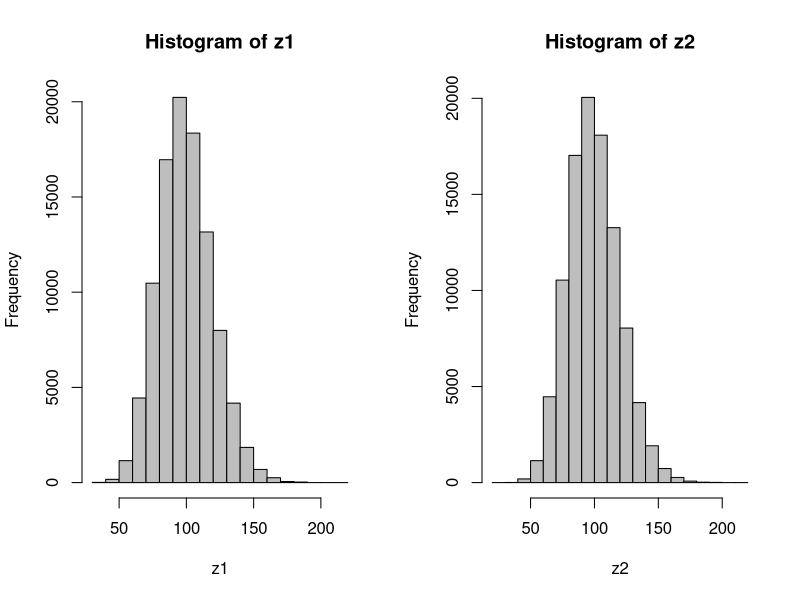

Write R code to recreate this figure.
## ---- chunk 1

library(knitr)

knitr::opts_chunk$set(cache = FALSE)

## ---- chunk 2
lambda <- 33
n <- 10000
y <- rpois(n, lambda)
mean(y)
var(y)
quantile (y, c(0.025, 0.975))
## ---- chunk 3
x <- 94 
mean <- 103
sd <- 23
dnorm(x, mean, sd)

q <- c(110, 90) 
p.bound <- pnorm(q, mean = mean, sd = sd)
p.bound[1] - p.bound[2]
## ---- chunk 4
x <- 4 
size <- 24
p <- 0.12
dbinom(x, size, p)
## ---- chunk 5
n <- 100000
lambda <- 100
sigma2 <- 400
r <- lambda^2/(sigma2 - lambda)
z1 <- rnbinom(n, mu = lambda, size = r)
mean(z1)
var(z1)
## ---- chunk 6
n <- 100000
lambda <- 100
sigma2 <- 400
r <- lambda^2/(sigma2 - lambda)
phi <- r/(r + lambda)
z2 <- rnbinom(n, prob = phi ,size = r)
mean(z2)
var(z2)
## ---- chunk 7
par(mfrow = c(1, 2))
hist(z1, col = "gray")
hist(z2, col = "gray")
